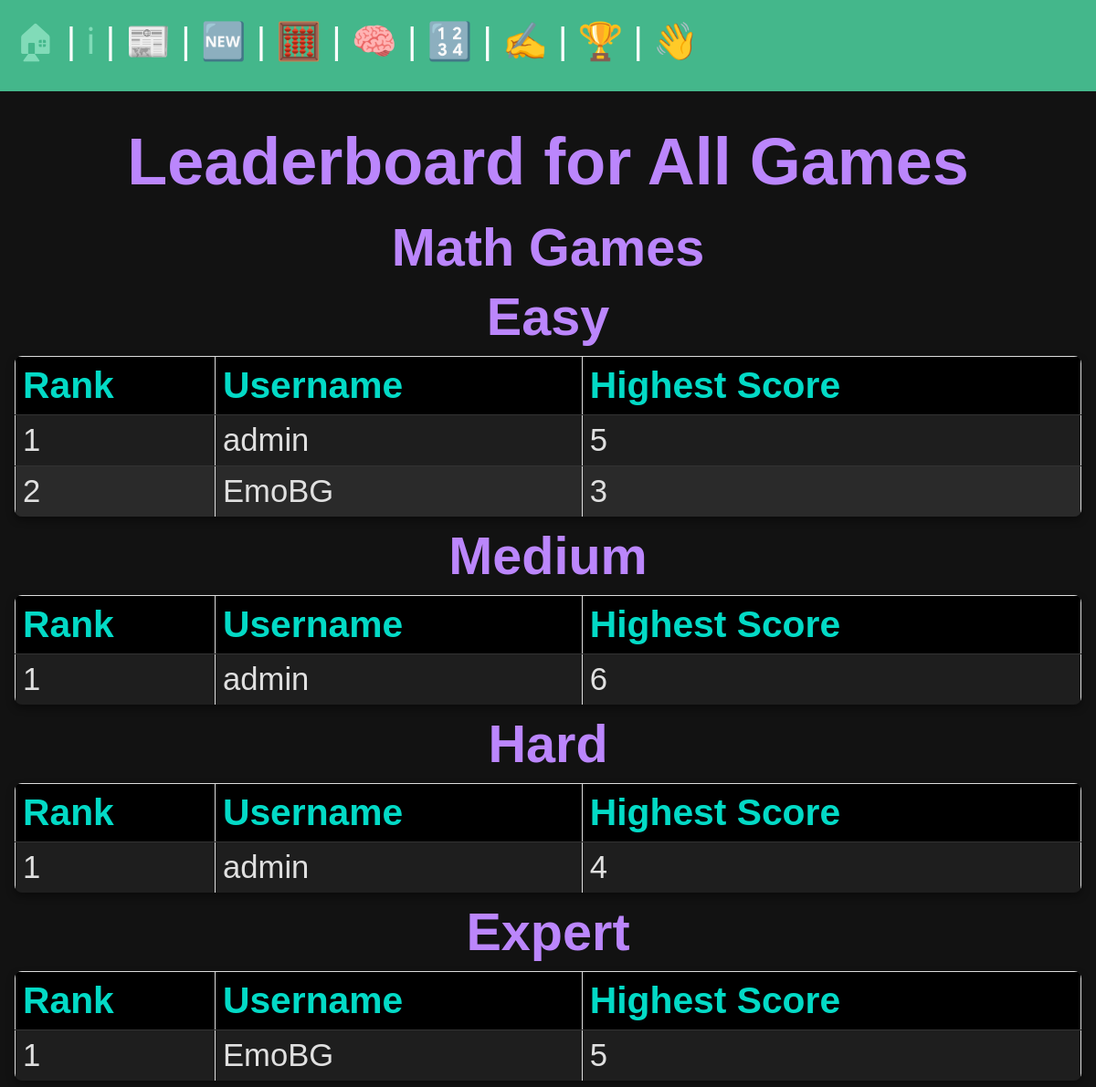
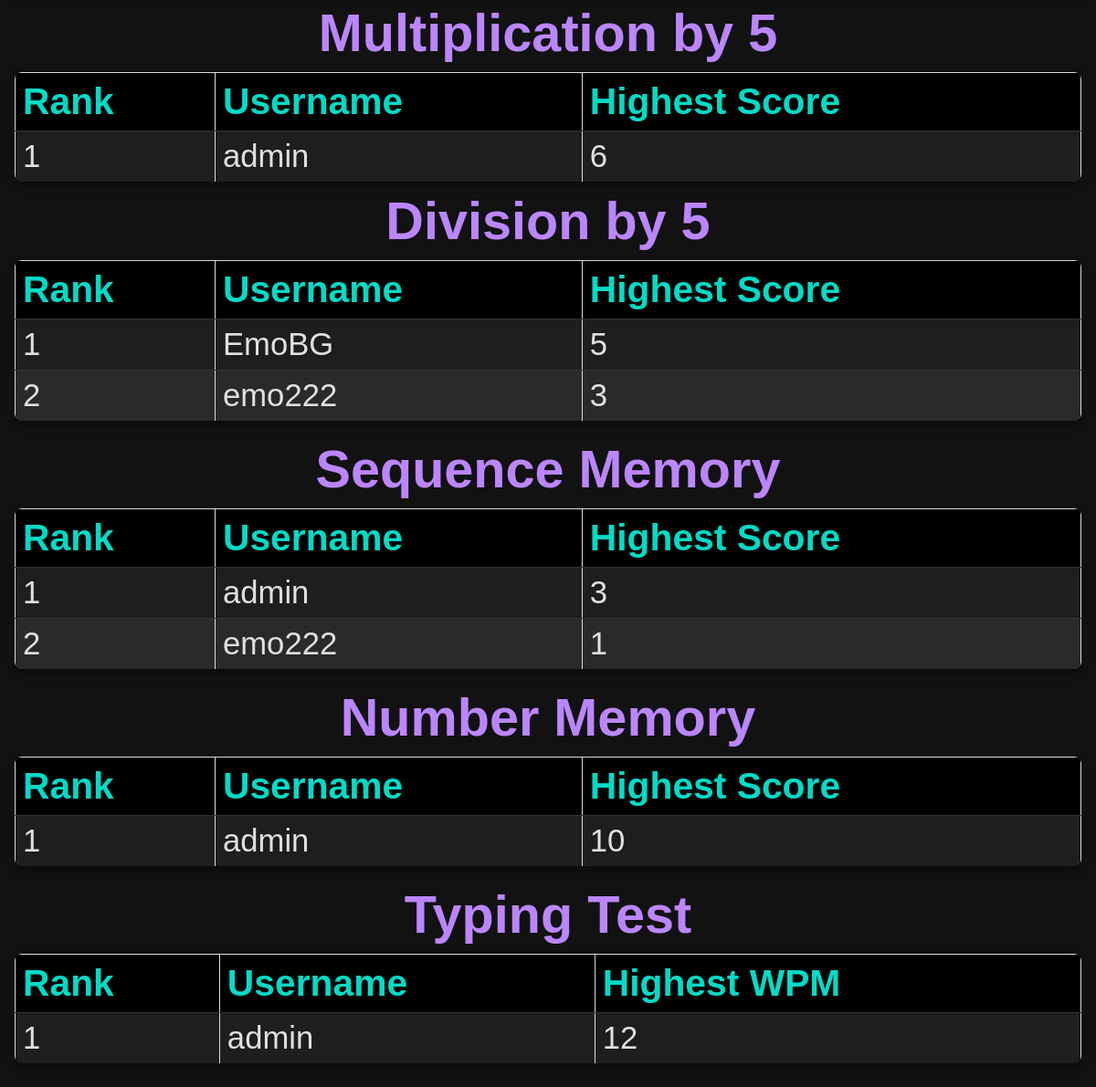
The page /leaderboards/ (signed in) on the database its author committed (2 pictures, top to bottom).
### math_games/models.py (models this page shows, shortened)
class GameScore(models.Model):
    user = models.ForeignKey(User, on_delete=models.CASCADE)
    level = models.ForeignKey(GameLevel, on_delete=models.CASCADE)
    highest_score = models.IntegerField(default=0)
    date = models.DateTimeField(auto_now_add=True)
    class Meta:
        unique_together = ('user', 'level')

### sequence_memory/models.py (models this page shows, shortened)
class GameScoreSequenceMemory(models.Model):
    user = models.OneToOneField(User, on_delete=models.CASCADE)
    highest_score = models.IntegerField(default=0)
    date = models.DateTimeField(default=timezone.now)

### number_memory/models.py (models this page shows, shortened)
class GameScoreNumberMemory(models.Model):
    user = models.ForeignKey(User, on_delete=models.CASCADE)
    score = models.IntegerField()
    date = models.DateTimeField(default=timezone.now)

### typing_test/models.py (models this page shows, shortened)
class TypingTestResult(models.Model):
    user = models.ForeignKey(User, on_delete=models.CASCADE)
    wpm = models.FloatField()
    accuracy = models.FloatField()
    date = models.DateTimeField(auto_now_add=True)

### myproject/views.py (the view)
# urls.py: path('leaderboards/', views.all_leaderboards, name='all_leaderboards'),
@login_required
def all_leaderboards(request):
    math_game_easy_scores = MathGameScore.objects.filter(level__name='easy').order_by('-highest_score')[:10]
    math_game_medium_scores = MathGameScore.objects.filter(level__name='medium').order_by('-highest_score')[:10]
    math_game_hard_scores = MathGameScore.objects.filter(level__name='hard').order_by('-highest_score')[:10]
    math_game_expert_scores = MathGameScore.objects.filter(level__name='expert').order_by('-highest_score')[:10]
    math_game_multiplication_by_5_scores = MathGameScore.objects.filter(level__name='multiplication_by_5').order_by('-highest_score')[:10]
    math_game_division_by_5_scores = MathGameScore.objects.filter(level__name='division_by_5').order_by('-highest_score')[:10]
    sequence_memory_scores = GameScoreSequenceMemory.objects.order_by('-highest_score')[:10]
    number_memory_scores = GameScoreNumberMemory.objects.order_by('-score')[:10]
    typing_test_scores = TypingTestResult.objects.order_by('-wpm')[:10]
    context = {
        'math_game_easy_scores': math_game_easy_scores,
        'math_game_medium_scores': math_game_medium_scores,
        'math_game_hard_scores': math_game_hard_scores,
        'math_game_expert_scores': math_game_expert_scores,
        'math_game_multiplication_by_5_scores': math_game_multiplication_by_5_scores,
        'math_game_division_by_5_scores': math_game_division_by_5_scores,
        'sequence_memory_scores': sequence_memory_scores,
        'number_memory_scores': number_memory_scores,
        'typing_test_scores': typing_test_scores,
    }
    return render(request, 'all_leaderboards.html', context)

### templates/all_leaderboards.html (shortened to what this page needs)
{% extends "base.html" %}
{% load static %}
{% block extra_css %}
<link rel="stylesheet" href="{% static 'css/all_leaderboards.css' %}">
{% endblock %}
{% block content %}
<div class="leaderboard-container">
    <h2>Leaderboard for All Games</h2>
    <h3>Math Games</h3>
<h4>Easy</h4>
<table>
    <thead>
        <tr>
            <th>Rank</th>
            <th>Username</th>
            <th>Highest Score</th>
        </tr>
    </thead>
    <tbody>
        {% for score in math_game_easy_scores %}
        {% if score.level.name == 'easy' %}
        <tr>
            <td data-label="Rank">{{ forloop.counter }}</td>
            <td data-label="Username">{{ score.user.username }}</td>
            <td data-label="Highest Score">{{ score.highest_score }}</td>
        </tr>
        {% endif %}
        {% empty %}
        <tr>
            <td colspan="3">No scores available.</td>
        </tr>
        {% endfor %}
    </tbody>
</table>
<h4>Medium</h4>
<table>
    <thead>
        <tr>
            <th>Rank</th>
            <th>Username</th>
            <th>Highest Score</th>
        </tr>
    </thead>
    <tbody>
        {% for score in math_game_medium_scores %}
        {% if score.level.name == 'medium' %}
        <tr>
            <td data-label="Rank">{{ forloop.counter }}</td>
            <td data-label="Username">{{ score.user.username }}</td>
            <td data-label="Highest Score">{{ score.highest_score }}</td>
        </tr>
        {% endif %}
        {% empty %}
        <tr>
            <td colspan="3">No scores available.</td>
        </tr>
        {% endfor %}
    </tbody>
</table>
<h4>Hard</h4>
<table>
    <thead>
        <tr>
            <th>Rank</th>
            <th>Username</th>
            <th>Highest Score</th>
        </tr>
    </thead>
    <tbody>
        {% for score in math_game_hard_scores %}
        {% if score.level.name == 'hard' %}
        <tr>
            <td data-label="Rank">{{ forloop.counter }}</td>
            <td data-label="Username">{{ score.user.username }}</td>
            <td data-label="Highest Score">{{ score.highest_score }}</td>
        </tr>
        {% endif %}
        {% empty %}
        <tr>
            <td colspan="3">No scores available.</td>
        </tr>
        {% endfor %}
    </tbody>
</table>
<h4>Expert</h4>
<table>
    <thead>
        <tr>
            <th>Rank</th>
            <th>Username</th>
            <th>Highest Score</th>
        </tr>
    </thead>
    <tbody>
        {% for score in math_game_expert_scores %}
        {% if score.level.name == 'expert' %}
        <tr>
            <td data-label="Rank">{{ forloop.counter }}</td>
            <td data-label="Username">{{ score.user.username }}</td>
            <td data-label="Highest Score">{{ score.highest_score }}</td>
        </tr>
        {% endif %}
        {% empty %}
        <tr>
            <td colspan="3">No scores available.</td>
        </tr>
        {% endfor %}
    </tbody>
</table>
<h4>Multiplication by 5</h4>
<table>
    <thead>
        <tr>
            <th>Rank</th>
            <th>Username</th>
            <th>Highest Score</th>
        </tr>
    </thead>
    <tbody>
        {% for score in math_game_multiplication_by_5_scores %}
        {% if score.level.name == 'multiplication_by_5' %}
        <tr>
            <td data-label="Rank">{{ forloop.counter }}</td>
            <td data-label="Username">{{ score.user.username }}</td>
            <td data-label="Highest Score">{{ score.highest_score }}</td>
        </tr>
        {% endif %}
        {% empty %}
        <tr>
            <td colspan="3">No scores available.</td>
        </tr>
        {% endfor %}
    </tbody>
</table>
<h4>Division by 5</h4>
<table>
    <thead>
        <tr>
            <th>Rank</th>
            <th>Username</th>
            <th>Highest Score</th>
        </tr>
    </thead>
    <tbody>
        {% for score in math_game_division_by_5_scores %}
        {% if score.level.name == 'division_by_5' %}
        <tr>
            <td data-label="Rank">{{ forloop.counter }}</td>
            <td data-label="Username">{{ score.user.username }}</td>
            <td data-label="Highest Score">{{ score.highest_score }}</td>
        </tr>
        {% endif %}
        {% empty %}
        <tr>
            <td colspan="3">No scores available.</td>
        </tr>
        {% endfor %}
    </tbody>
</table>
    <h3>Sequence Memory</h3>
    <table>
        <thead>
            <tr>
                <th>Rank</th>
                <th>Username</th>
                <th>Highest Score</th>
            </tr>
        </thead>
        <tbody>
            {% for score in sequence_memory_scores %}
            <tr>
                <td data-label="Rank">{{ forloop.counter }}</td>
                <td data-label="Username">{{ score.user.username }}</td>
                <td data-label="Highest Score">{{ score.highest_score }}</td>
            </tr>
            {% empty %}
            <tr>
                <td colspan="3">No scores available.</td>
            </tr>
            {% endfor %}
        </tbody>
    </table>
    <h3>Number Memory</h3>
    <table>
        <thead>
            <tr>
                <th>Rank</th>
                <th>Username</th>
                <th>Highest Score</th>
            </tr>
        </thead>
        <tbody>
            {% for score in number_memory_scores %}
            <tr>
                <td data-label="Rank">{{ forloop.counter }}</td>
                <td data-label="Username">{{ score.user.username }}</td>
                <td data-label="Highest Score">{{ score.score }}</td>
            </tr>
            {% empty %}
            <tr>
                <td colspan="3">No scores available.</td>
            </tr>
            {% endfor %}
        </tbody>
    </table>
    <h3>Typing Test</h3>
    <table>
        <thead>
            <tr>
                <th>Rank</th>
                <th>Username</th>
                <th>Highest WPM</th>
            </tr>
        </thead>
        <tbody>
            {% for score in typing_test_scores %}
            <tr>
                <td data-label="Rank">{{ forloop.counter }}</td>
                <td data-label="Username">{{ score.user.username }}</td>
                <td data-label="Highest Score">{{ score.wpm|floatformat:0 }}</td>
            </tr>
            {% empty %}
            <tr>
                <td colspan="3">No scores available.</td>
            </tr>
            {% endfor %}
        </tbody>
    </table>
</div>
{% endblock %}

### templates/base.html (shortened to what this page needs)
<!DOCTYPE html>
{% load static %}
<html lang="en">
<head>
    <link rel="stylesheet" href="{% static 'css/base.css' %}">
    {% block extra_css %}{% endblock %}
</head>
<body>
    <nav class="navbar">
        <a href="/"><span role="img" aria-label="Home" title="Home">🏠︎</span></a> |
        <a href="/about"><span role="img" aria-label="About" title="About">ℹ</span></a> |
        <a href="{% url 'posts:list' %}"><span role="img" aria-label="Posts">📰</span></a> |
        {%if user.is_authenticated%}
            <a href="{% url 'posts:new_post' %}" title="New Post"><span role="img" aria-label="New Post">🆕</span></a> |
            <a href="{% url 'math_games:select_level' %}" title="Math Games"><span role="img" aria-label="Math Games">🧮</span></a> |
            <a href="{% url 'sequence_memory:play_game' %}" title="Sequence Memory"><span role="img" aria-label="Sequence Memory">🧠</span></a> |
            <a href="{% url 'number_memory:start_game' %}" title="Number Memory"><span role="img" aria-label="Number Memory">🔢</span></a> |
            <a href="{% url 'typing_test:typing_test' %}" title="Typing Test"><span role="img" aria-label="Typing Test">✍</span></a> |
            <a href="/leaderboards" title="Leaderboard"><span role="img" aria-label="Leaderboard">🏆</span></a> |
            <form class="logout" action="{% url 'users:logout' %}" method="post">
                <button class="logout-button" aria-label="User Logout" title="User Logout">👋</button>
            </form>
        {%else%}
            <a href="{% url 'users:register' %}" title="User Registration"><span role="img" aria-label="User Registration">🚀</span></a> |
            <a href="{% url 'users:login' %}" title="User Login"><span role="img" aria-label="User Login">🔓</span></a>
        {%endif%}
    </nav>
    <main>
        {%block content%}
        {%endblock%}
    </main>
</body>
</html>

### static/css/base.css (style rules this page uses)
* { margin: 0; padding: 0; box-sizing: border-box; font-family: 'Arial', sans-serif; }
body { min-height: 100vh; background-color: black; color: whitesmoke; font-size: 3rem; }
nav { padding: 1rem; background-color: #44B78B; color: white; font-size: 2.5rem; }
main { padding: 1rem; }
h1, h2 { font-size: 2.5rem; }
a { text-decoration: none; color: #81dbb8; }
.logout { display: inline-block; }
.navbar .logout-button { font-size: 2.5rem; background-color: rgb(0, 0, 0, 0); border: none; }
table { width: 100%; border-collapse: collapse; margin-bottom: 20px; }
th, td { border: 1px solid #ddd; padding: 8px; }
th { background-color: black; color: whitesmoke; text-align: left; }
h3 { margin-top: 20px; }

### static/css/all_leaderboards.css (style rules this page uses)
body { font-family: 'Segoe UI', Tahoma, Geneva, Verdana, sans-serif; background-color: #121212; color: #e0e0e0; margin: 0; padding: 0; }
h2 { text-align: center; font-size: 1.5em; margin-top: 20px; color: #BB86FC; }
h3, h4 { color: #BB86FC; margin-bottom: 10px; text-align: center; font-size: 1.2em; }
table { width: 100%; margin: 10px auto; border-collapse: collapse; background-color: #1E1E1E; box-shadow: 0px 4px 8px rgba(0, 0, 0, 0.4); border-radius: 8px; overflow: hidden; font-size: 0.85em; }
thead { background-color: #333; color: #BB86FC; }
th, td { text-align: left; padding: 8px; border-bottom: 1px solid #333; font-size: 0.85em; }
th { font-size: 1em; color: #03DAC6; }
tr:nth-child(even) { background-color: #2A2A2A; }
tr:last-child td { border-bottom: none; }

### rows shown on the page
GameScore: user.username "admin", highest_score "5"
GameScore: user.username "EmoBG", highest_score "3"
GameScore: user.username "admin", highest_score "6"
GameScore: user.username "admin", highest_score "4"
GameScore: user.username "EmoBG", highest_score "5"
GameScore: user.username "admin", highest_score "6"
GameScore: user.username "EmoBG", highest_score "5"
GameScore: user.username "emo222", highest_score "3"
GameScoreSequenceMemory: user.username "admin", highest_score "3"
GameScoreSequenceMemory: user.username "emo222", highest_score "1"
GameScoreNumberMemory: user.username "admin", score "10"
TypingTestResult: user.username "admin", wpm "12"
